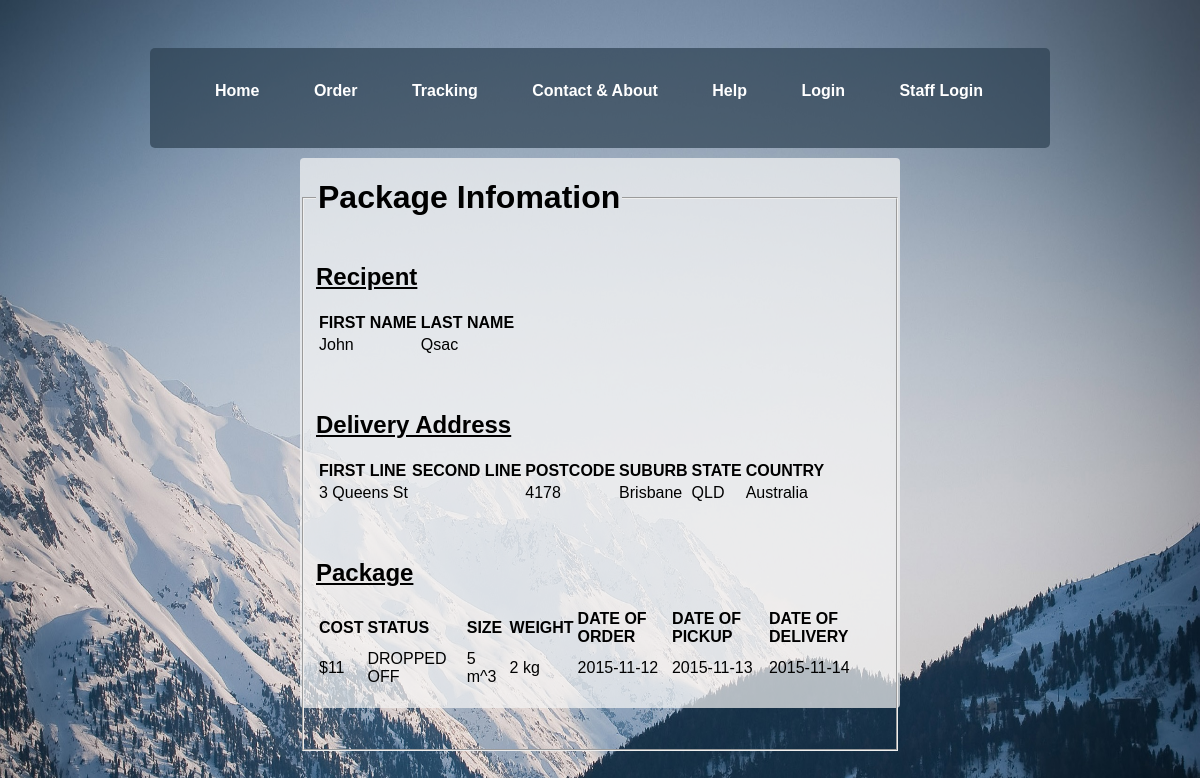
The page /tracking.php?package_id=2 on the database its author committed.
### tables this page shows
CREATE TABLE `Orders` (
	`RECIPENT_ID` 			INT 			NOT NULL					,
	`ORDER_ID` 				INT 			NOT NULL	AUTO_INCREMENT	,
	`SIZE` 					DECIMAL 		NOT NULL					,
	`WEIGHT` 				DECIMAL 		NOT NULL					,
	`INSURANCE` 			DECIMAL 		NOT NULL					,
	`ORDER_PICKED_UP_BY` 	INT 			NOT NULL					,
	`ORDER_DROPPED_OFF_BY` 	INT 			NOT NULL					,
	`DATE_OF_ORDER` 		DATE 			NOT NULL					,
	`DATE_OF_PICKUP` 		DATE										,
	`DATE_OF_DELIVERY` 		DATE										,
	`COST` 					DECIMAL 		NOT NULL					,
	`CUSTOMER_ID` 			INT 			NOT NULL					,
	`DESCRIPTION` 			VARCHAR(128)								,
	`STATUS_ID`				INT				NOT NULL					,
	`PICKUP_LOCATION` 		INT 			NOT NULL					,
	`DROP_OFF_LOCATION` 	INT 			NOT NULL					,
	
	PRIMARY KEY (`ORDER_ID`)
);

CREATE TABLE `Recipents` (
	`RECIPENT_ID`			INT			NOT NULL 	AUTO_INCREMENT	UNIQUE	,
	`RECIPENT_FIRST_NAME`	VARCHAR(16) NOT NULL							,
	`RECIPENT_LAST_NAME`	VARCHAR(16) NOT NULL							,
	
	PRIMARY KEY (`RECIPENT_FIRST_NAME`,`RECIPENT_LAST_NAME`)
);

CREATE TABLE `Addresses` (
	`ADDRESS_ID`			INT			NOT NULL	AUTO_INCREMENT	,
	`ADDRESS_FIRST_LINE` 	TEXT(64)	NOT NULL					,
	`ADDRESS_SECOND_LINE` 	TEXT(64)	NOT NULL					,
	`ADDRESS_POSTCODE` 		INT(4)		NOT NULL					,
	`ADDRESS_SUBURB` 		TEXT(64)	NOT NULL					,
	`ADDRESS_STATE` 		TEXT(64)	NOT NULL					,
	`ADDRESS_COUNTRY` 		TEXT(64)	NOT NULL					,
	
	PRIMARY KEY (`ADDRESS_ID`)
);

CREATE TABLE `Status` (
	`STATUS_ID` 			INT 			NOT NULL	AUTO_INCREMENT	UNIQUE	,
	`STATUS_DESCRIPTION` 	VARCHAR(128) 	NOT NULL					UNIQUE	,
	
	PRIMARY KEY (`STATUS_ID`)
);

### tracking.php (the view, shortened to what this page needs)
<!DOCTYPE html>
<html>
<head>
	<link rel="stylesheet" type=text/css href="tracking.css"></link>
</head>
<body>
  <div id="nav"><br>
      <div id="nav_wrapper"><br>
          <ul>
              <li><a href="home.php">Home</a></li>
              <li><a href="create_order.php">Order</a></li>
              <li><a href="tracking.html">Tracking</a></li>
              <li><a href="contact & about.html">Contact & About</a></li>
              <li><a href="help.php">Help</a></li>
              <li><a href="login.php">Login</a></li>
              <li><a href="loginstaff.php">Staff Login</a></li>
          </ul>
        </div>
    </div>
</body>
<div class="boxhome6">
	<form action="tracking.php">
		<fieldset>
			<legend><h1>Package Infomation</h1></legend>
			<?php
				$servername = "localhost";
				$username = "root";
				$password = "";
				$dbname = "ifb299";
				$link = mysqli_connect($servername, $username, $password, $dbname);
				$query = "
					SELECT
					recipents.RECIPENT_FIRST_NAME,
					recipents.RECIPENT_LAST_NAME,
					addresses.ADDRESS_FIRST_LINE,
					addresses.ADDRESS_SECOND_LINE,
					addresses.ADDRESS_POSTCODE,
					addresses.ADDRESS_SUBURB,
					addresses.ADDRESS_STATE,
					addresses.ADDRESS_COUNTRY,
					status.STATUS_DESCRIPTION,
					orders.SIZE,
					orders.WEIGHT,
					orders.COST,
					orders.DATE_OF_ORDER,
					orders.DATE_OF_PICKUP,
					orders.DATE_OF_DELIVERY
					FROM orders
					INNER JOIN customers
					ON orders.CUSTOMER_ID=customers.CUSTOMER_ID
					INNER JOIN recipents
					ON orders.RECIPENT_ID=recipents.RECIPENT_ID
					INNER JOIN status
					ON orders.STATUS_ID=status.STATUS_ID
					INNER JOIN addresses
					ON orders.DROP_OFF_LOCATION=addresses.ADDRESS_ID
					WHERE orders.ORDER_ID = " . $_GET["package_id"] . ";";
				$result = $link->query($query);
				if ($result->num_rows == 0){
					echo "<p>Sorry, package not found.</p>";
				}else if($result->num_rows == 1){
					$row = $result->fetch_assoc();
					echo "<h2><u>Recipent</u></h2>";
					echo "<p><table>
							<tr>
								<th>FIRST NAME</th>
								<th>LAST NAME</th>
							</tr>
							<tr>
								<td>" . $row['RECIPENT_FIRST_NAME'] . "</td>
								<td>" . $row['RECIPENT_LAST_NAME'] . "</td>
							</tr>
						</table></p>";
					echo "<br>";
					echo "<h2><u>Delivery Address</u></h2>";
					echo "<table>
							<tr>
								<th>FIRST LINE</th>
								<th>SECOND LINE</th>
								<th>POSTCODE</th>
								<th>SUBURB</th>
								<th>STATE</th>
								<th>COUNTRY</th>
							</tr>
							<tr>
								<td>" . $row['ADDRESS_FIRST_LINE'] . "</td>
								<td>" . $row['ADDRESS_SECOND_LINE'] . "</td>
								<td>" . $row['ADDRESS_POSTCODE'] . "</td>
								<td>" . $row['ADDRESS_SUBURB'] . "</td>
								<td>" . $row['ADDRESS_STATE'] . "</td>
								<td>" . $row['ADDRESS_COUNTRY'] . "</td>
							</tr>
						</table><p>";
					echo "<br>";
					echo "<h2><u>Package</u></h2>";
					echo "<table>
							<tr>
								<th>COST</th>
								<th>STATUS</th>
								<th>SIZE</th>
								<th>WEIGHT</th>
								<th>DATE OF ORDER</th>
								<th>DATE OF PICKUP</th>
								<th>DATE OF DELIVERY</th>
							</tr>
							<tr>
								<td>$". $row['COST'] 				. "</td>
								<td>" . $row['STATUS_DESCRIPTION'] 	. "</td>
								<td>" . $row['SIZE'] 				. " m^3</td>
								<td>" . $row['WEIGHT'] 				. " kg</td>
								<td>" . $row['DATE_OF_ORDER'] 		. "</td>
								<td>" . $row['DATE_OF_PICKUP'] 		. "</td>
								<td>" . $row['DATE_OF_DELIVERY']	. "</td>
							</tr>
						</table><p>";
					echo "<br>";
				}else{
					echo "Error: More than one package found with that ID.";
				}
			?>
		</fieldset>
	</form>
	<body>
</body>
</html>

### tracking.css (style rules this page uses)
body { font-family: arial,sans-serif; }
body { margin: 0 auto; background-image: url("img/loginbackground.jpg"); background-size: 100% 1000px; background-repeat: no-repeat; background-attachment: fixed; }
#nav_wrapper { height: 100px; width: 900px; background: #377D7A; margin-left: auto; margin-right: auto; margin-top: 30px; background-color: rgba(45, 64, 82, 0.7); border-radius: 5px; }
#nav_wrapper ul li { list-style: none; display: inline; font-weight: bold; padding: 15px; }
#nav_wrapper a { color: white; text-decoration: none; padding: 10px; }
h1 { color: black; }
.boxhome6 { width: 600px; height: 550px; text-align: left; background-color: rgba(246,246,246, 0.7); border-radius: 4px; margin: 0 auto; margin-top: 10px; }

### rows shown on the page
orders: recipents.RECIPENT_FIRST_NAME "John", recipents.RECIPENT_LAST_NAME "Qsac", DROP_OFF_LOCATION.ADDRESS_FIRST_LINE "3 Queens St", DROP_OFF_LOCATION.ADDRESS_POSTCODE "4178", DROP_OFF_LOCATION.ADDRESS_SUBURB "Brisbane", DROP_OFF_LOCATION.ADDRESS_STATE "QLD", DROP_OFF_LOCATION.ADDRESS_COUNTRY "Australia", COST "11", STATUS_ID.STATUS_DESCRIPTION "DROPPED OFF", SIZE "5", WEIGHT "2", DATE_OF_ORDER "2015-11-12", DATE_OF_PICKUP "2015-11-13", DATE_OF_DELIVERY "2015-11-14"
